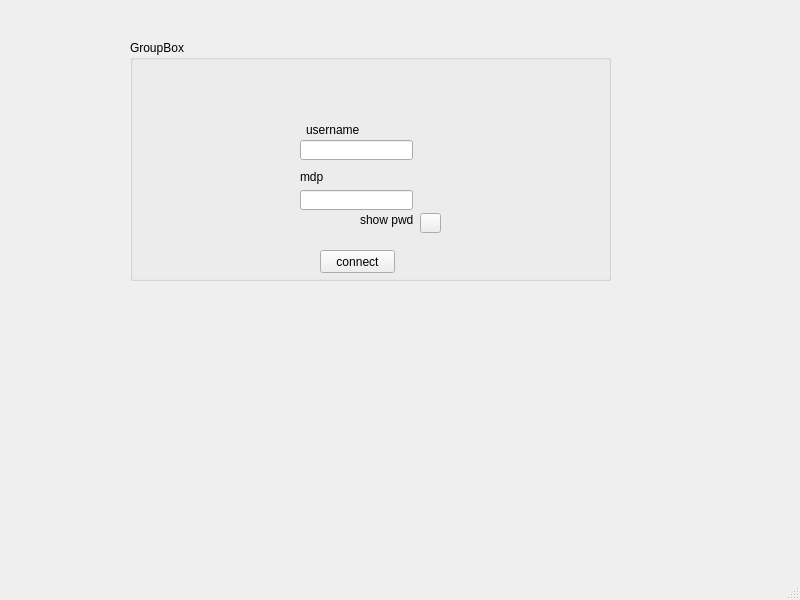
<?xml version="1.0" encoding="UTF-8"?>
<ui version="4.0">
 <class>login</class>
 <widget class="QMainWindow" name="login">
  <property name="geometry">
   <rect>
    <x>0</x>
    <y>0</y>
    <width>800</width>
    <height>600</height>
   </rect>
  </property>
  <property name="windowTitle">
   <string>MainWindow</string>
  </property>
  <widget class="QWidget" name="centralwidget">
   <widget class="QGroupBox" name="groupBox">
    <property name="geometry">
     <rect>
      <x>130</x>
      <y>40</y>
      <width>481</width>
      <height>241</height>
     </rect>
    </property>
    <property name="title">
     <string>GroupBox</string>
    </property>
    <widget class="QLineEdit" name="username">
     <property name="geometry">
      <rect>
       <x>170</x>
       <y>100</y>
       <width>113</width>
       <height>20</height>
      </rect>
     </property>
    </widget>
    <widget class="QLineEdit" name="password">
     <property name="geometry">
      <rect>
       <x>170</x>
       <y>150</y>
       <width>113</width>
       <height>20</height>
      </rect>
     </property>
    </widget>
    <widget class="QPushButton" name="pushButton">
     <property name="geometry">
      <rect>
       <x>190</x>
       <y>210</y>
       <width>75</width>
       <height>23</height>
      </rect>
     </property>
     <property name="text">
      <string>connect</string>
     </property>
    </widget>
    <widget class="QLabel" name="label">
     <property name="geometry">
      <rect>
       <x>176</x>
       <y>80</y>
       <width>71</width>
       <height>20</height>
      </rect>
     </property>
     <property name="text">
      <string>username</string>
     </property>
    </widget>
    <widget class="QLabel" name="label_2">
     <property name="geometry">
      <rect>
       <x>170</x>
       <y>130</y>
       <width>47</width>
       <height>14</height>
      </rect>
     </property>
     <property name="text">
      <string>mdp</string>
     </property>
    </widget>
    <widget class="QPushButton" name="pb_eye">
     <property name="geometry">
      <rect>
       <x>290</x>
       <y>173</y>
       <width>21</width>
       <height>20</height>
      </rect>
     </property>
     <property name="text">
      <string/>
     </property>
    </widget>
    <widget class="QLabel" name="label_3">
     <property name="geometry">
      <rect>
       <x>230</x>
       <y>170</y>
       <width>71</width>
       <height>20</height>
      </rect>
     </property>
     <property name="text">
      <string>show pwd</string>
     </property>
    </widget>
    <widget class="QLabel" name="label_eye">
     <property name="geometry">
      <rect>
       <x>290</x>
       <y>150</y>
       <width>21</width>
       <height>16</height>
      </rect>
     </property>
     <property name="text">
      <string/>
     </property>
    </widget>
   </widget>
  </widget>
  <widget class="QMenuBar" name="menubar">
   <property name="geometry">
    <rect>
     <x>0</x>
     <y>0</y>
     <width>800</width>
     <height>22</height>
    </rect>
   </property>
  </widget>
  <widget class="QStatusBar" name="statusbar"/>
 </widget>
 <resources/>
 <connections/>
</ui>
